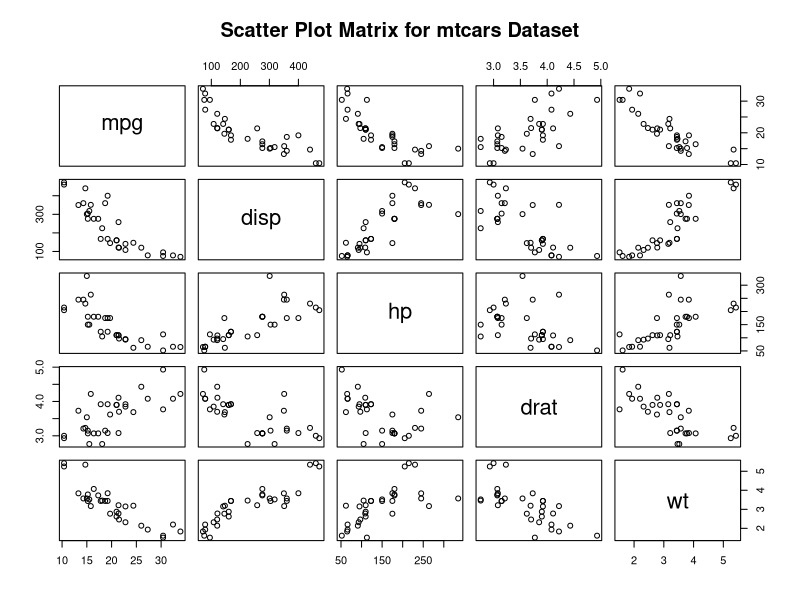
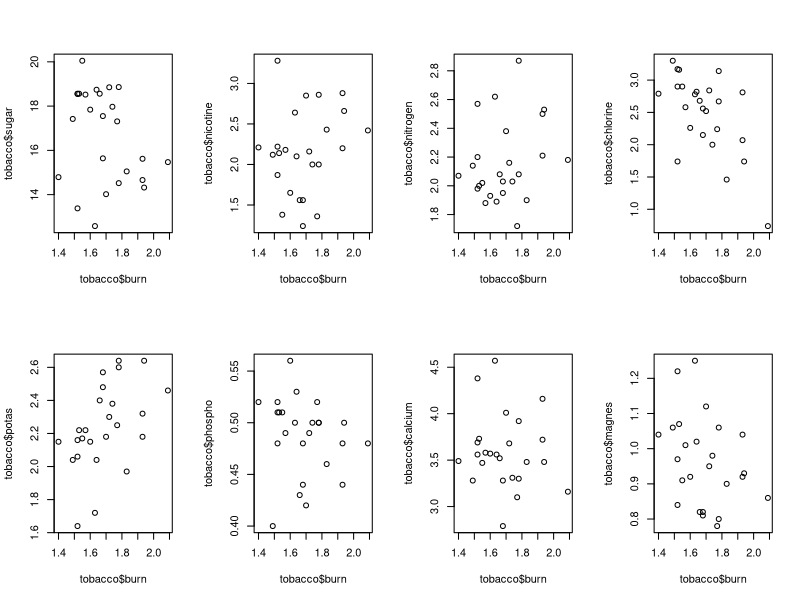
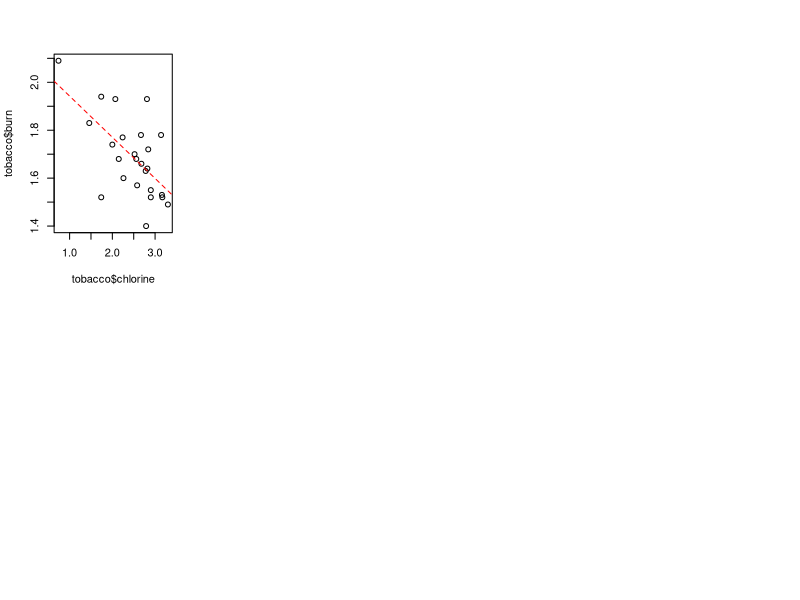

Write R code to recreate these figures, in order.
## ---- chunk 1
knitr::opts_chunk$set(echo = TRUE)
## ---- chunk 2
tobacco <- read.delim("tobacco.txt")
View(tobacco)
## ---- chunk 3
summary(tobacco)
## ---- chunk 4
data(mtcars) 
# Create a scatter plot matrix using the pairs() function 
pairs(mtcars[, c(1, 3:6)], main = "Scatter Plot Matrix for mtcars Dataset")

## ---- chunk 5
par(mfrow = c(2,4))

## Relationship between burn and sugar
plot(tobacco$burn, tobacco$sugar)

## Relationship between burn and nicotine
plot(tobacco$burn, tobacco$nicotine)

## Relationship between burn and nitrogen
plot(tobacco$burn, tobacco$nitrogen)

## Relationship between burn and chlorine
plot(tobacco$burn, tobacco$chlorine)

## Relationship between burn and potas
plot(tobacco$burn, tobacco$potas)

## Relationship between burn and phospho
plot(tobacco$burn, tobacco$phospho)

## Relationship between burn and calcium
plot(tobacco$burn, tobacco$calcium)

## Relationship between burn and magnes
plot(tobacco$burn, tobacco$magnes)


## ---- chunk 6
# Correlation matrix
cor(tobacco)
## ---- chunk 7
#perform ordinary least squares regression using lm() function from stats package:
ols <- lm(tobacco$burn ~ tobacco$chlorine)

plot(x = tobacco$chlorine, y = tobacco$burn)
abline(ols, col="red", lty=2)
## ---- chunk 8
regression_f <- function(betav,x,y){
  # x = explanatory variable
  # y = response variable
  # betav = c(intercept, slope)
  intercept <- betav[1]
  slope <- betav[2]
  fitted_values <- intercept + slope*x 
  residuals <- y - fitted_values
  SSE <- sum(residuals^2) # a loss function return (SSE)
}

olsfit <- optim(par = c(10,10), 
                fn = regression_f, 
                y = tobacco$burn, 
                x = tobacco$chlorine) 
olsfit$par

# lm 
lm(burn ~ chlorine, data = tobacco)
## ---- chunk 9
int.par <- c(0.5, 0.5, 0.5)

likelihood_f <- function(int.par, x, y){
  var <- int.par[1]
  intercept <- int.par[2]
  slope <- int.par[3]
  n <- length(y)
  ll <- -0.5*n*log(2*pi)-0.5*n*log(var)-0.5*(1/var)*sum((y-intercept-slope*x)^2)
  return(-ll)
}

optim(par = int.par, 
      fn = likelihood_f, 
      y = tobacco$burn, 
      x = tobacco$chlorine,
      method = "L-BFGS-B",
      lower = c(0.0001, -Inf, -Inf), 
      upper = c(Inf, Inf, Inf)) 
